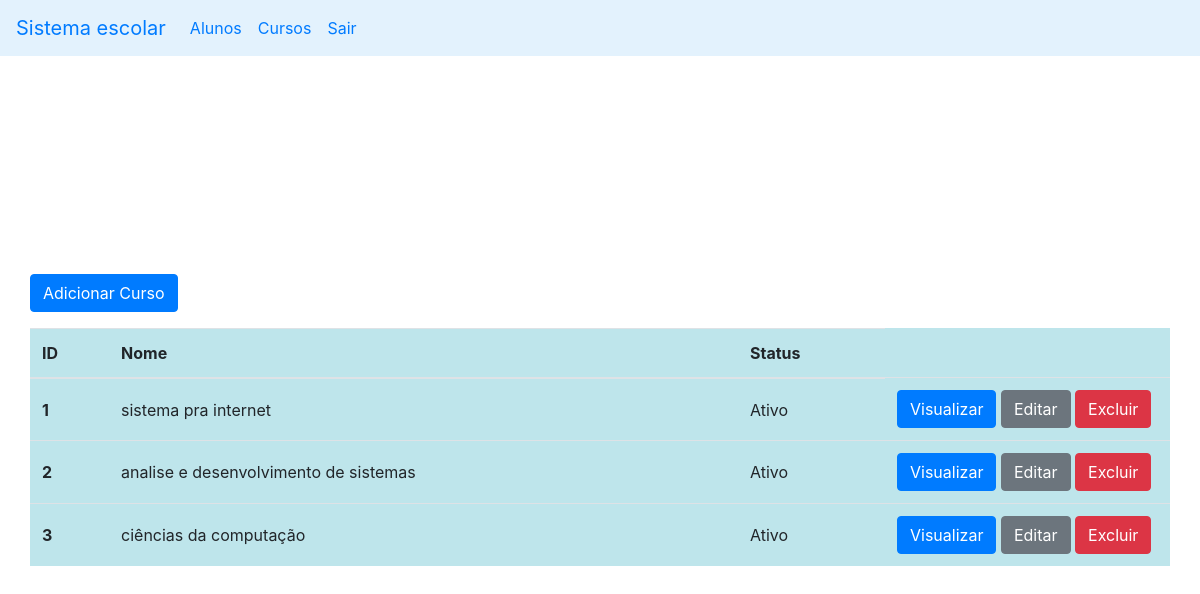
Before: /view/cursos.php with the older database file.
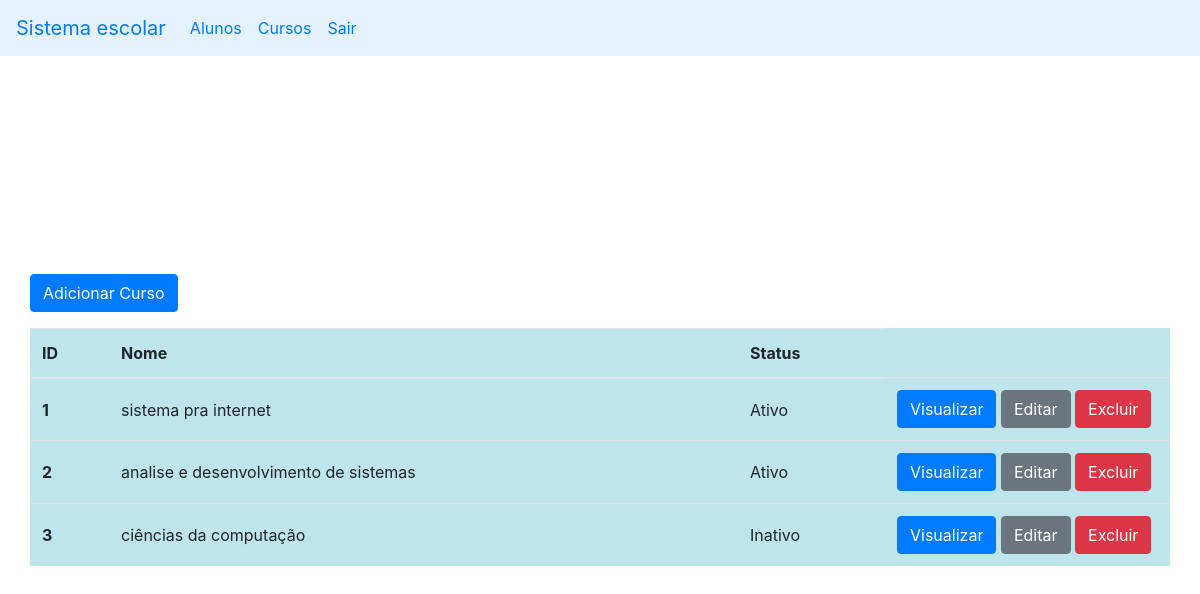
After: the same page with the newer database file.
### tables this page shows
CREATE TABLE `courses` (
  `id` int(11) NOT NULL,
  `nameCourse` varchar(200) NOT NULL,
  `description` text NOT NULL,
  `dateStart` date NOT NULL,
  `dateFinish` date NOT NULL,
  `status` tinyint(1) NOT NULL,
  `created_at` timestamp NULL DEFAULT current_timestamp(),
  `updated_at` timestamp NULL DEFAULT NULL
);

### models/Courses.php (called while the page is built, shortened)
<?php
class Courses {
  private $id;
  private $nameCourse;
  private $status;
  public function getId() {
    return $this->id;
  }
  public function setId($id) {
    $this->id = $id;
  }
  public function getNameCourse() {
    return $this->nameCourse;
  }
  public function setNameCourse($name) {
    $this->nameCourse = $name;
  }
  public function getStatus() {
    if($this->status === '1') {
      return 1;
    } else {
      return 0;
    }
  }
  public function setStatus($Status) {
    $this->status = $Status;
  }
}

### view/cursos.php (the view)
<?php
include_once './header.php';
include_once '../config.php';
include_once '../models/Courses.php';
$sql = $pdo->query("SELECT * FROM courses");
$array = [];
if($sql->rowCount() > 0){
  $data = $sql->fetchAll();
  foreach($data as $row) {
    $courses = new Courses();
    $courses->setId($row['id']);
    $courses->setNameCourse($row['nameCourse']);
    $courses->setDescription($row['description']);
    $courses->setDateStart($row['dateStart']);
    $courses->setDateFinish($row['dateFinish']);
    $courses->setStatus($row['status']);
    $courses->setCreatedAt($row['created_at']);
    $courses->setUpdatedAt($row['updated_at']);
    $array[] = $courses;
  }
}
?>
  <?php include_once './header.php'?>
  <main class="d-flex container align-items-center" style="height: calc(100vh - 56px); ">
    <div class="div" style="width: 100%;">
      <div class="row">
        <a type="button" class="btn btn-primary" href="./adicionar_curso.php">Adicionar Curso</a>
      </div>
      <div class="row mt-3">
        <table class="table table-hover table-info">
          <thead>
            <tr>
              <th scope="col">ID</th>
              <th scope="col">Nome</th>
              <th scope="col">Status</th>
            </tr>
          </thead>
          <tbody>
            <?php foreach($array as $courses): ?>
              <tr>
                <th scope="row" class="align-middle"><?= $courses->getId();?></th>
                <td class="align-middle"><?= $courses->getNameCourse();?></td>
                <td class="align-middle"><?php if($courses->getStatus() == 1) {echo 'Ativo';} else {echo 'Inativo';}?></td>
                <td style="width: 25%">
                  <a type="button" class="btn btn-primary" href="./visualizar_curso.php?id=<?=$courses->getId();?>">Visualizar</a>
                  <a type="button" class="btn btn-secondary" href="./editar_curso.php?id=<?=$courses->getId();?>">Editar</a>
                  <a type="button" class="btn btn-danger" href="../controllers/excluir_curso_action.php?id=<?=$courses->getId();?>">Excluir</a>
                </td>
              </tr>
            <?php endforeach; ?>
          </tbody>
        </table>
      </div>
    </div>
  </main>
</body>
</html>

### view/header.php (shortened to what this page needs)
<!DOCTYPE html>
<html lang="pt-br">
<head>
  <link href="../assets/css/bootstrap.min.css" rel="stylesheet">
</head>
<body>
  <header>
    <nav class="navbar navbar-expand-lg" style="background-color: #e3f2fd;">
    <a class="navbar-brand" href="#">Sistema escolar</a>
      <div class="collapse navbar-collapse" id="navbarNav">
        <ul class="navbar-nav">
          <li class="nav-item">
            <a class="nav-link" href="./alunos.php">Alunos</a>
          </li>
          <li class="nav-item">
            <a class="nav-link" href="./cursos.php">Cursos</a>
          </li>
          <li class="nav-item">
            <a class="nav-link" href="../controllers/deslogar.php">Sair</a>
          </li>
        </ul>
      </div>
    </nav>
  </header>

Changed rows visible on the page:
changed courses "ciências da computação": status "Ativo" → "Inativo"
